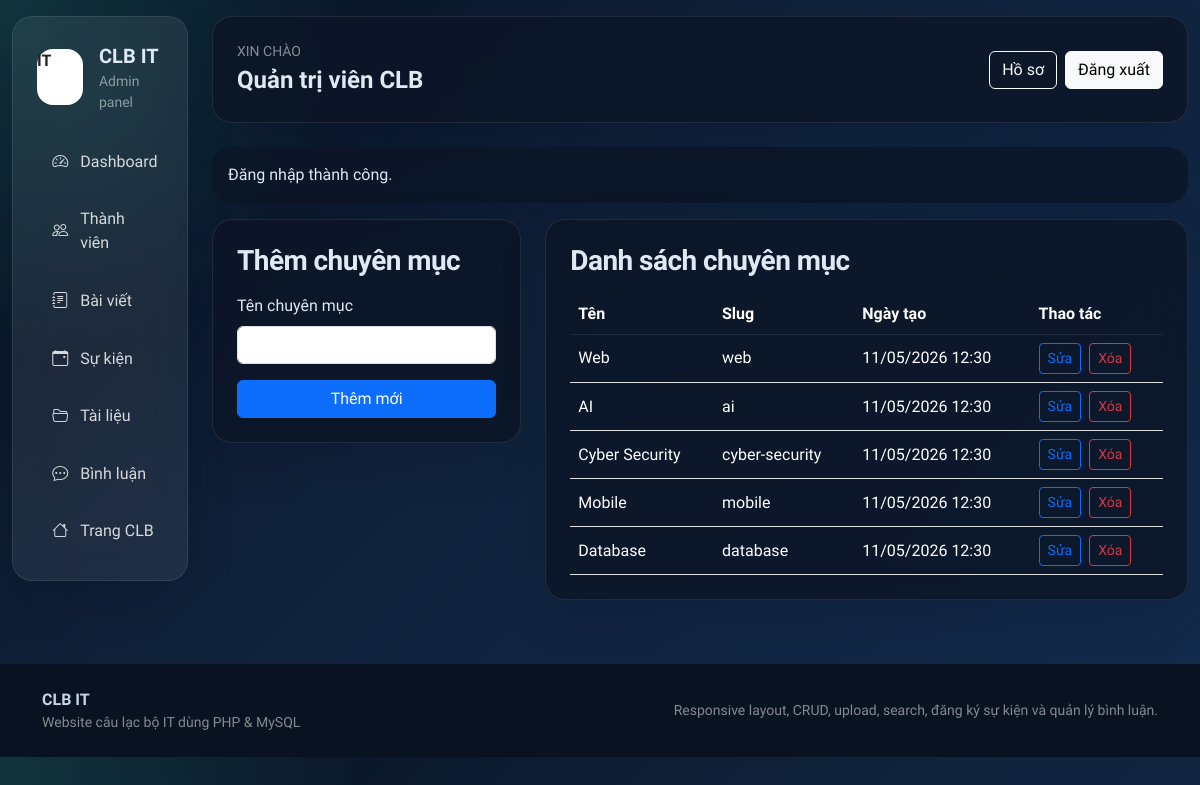
Screenshot of /admin/categories.php (signed in) with the database file from the repository.
### tables this page shows
CREATE TABLE users (
    id INT AUTO_INCREMENT PRIMARY KEY,
    fullname VARCHAR(100) NOT NULL,
    email VARCHAR(120) NOT NULL UNIQUE,
    password VARCHAR(255) NOT NULL,
    avatar VARCHAR(255) NULL,
    bio TEXT NULL,
    skills VARCHAR(255) NULL,
    role ENUM('admin', 'member') NOT NULL DEFAULT 'member',
    status ENUM('active', 'locked') NOT NULL DEFAULT 'active',
    created_at TIMESTAMP DEFAULT CURRENT_TIMESTAMP,
    updated_at TIMESTAMP DEFAULT CURRENT_TIMESTAMP ON UPDATE CURRENT_TIMESTAMP,
    INDEX idx_users_role_status (role, status)
);

CREATE TABLE categories (
    id INT AUTO_INCREMENT PRIMARY KEY,
    name VARCHAR(100) NOT NULL UNIQUE,
    slug VARCHAR(120) NOT NULL UNIQUE,
    created_at TIMESTAMP DEFAULT CURRENT_TIMESTAMP,
    updated_at TIMESTAMP DEFAULT CURRENT_TIMESTAMP ON UPDATE CURRENT_TIMESTAMP
);

### includes/functions.php (called while the page is built, shortened)
<?php
function e(?string $value): string
{
    return htmlspecialchars((string) $value, ENT_QUOTES, 'UTF-8');
}
function current_user_row(): ?array
{
    $stmt = db()->prepare('SELECT * FROM users WHERE id = :id LIMIT 1');
    $stmt->execute(['id' => (int) $_SESSION['user']['id']]);
    $user = $stmt->fetch();
    return $user;
}
function is_logged_in(): bool
{
    return current_user_row() !== null;
}
function current_user_name(): string
{
    $user = current_user_row();
    return $user ? (string) $user['fullname'] : 'Khách';
}
function flash_get(): ?array
{
    $flash = $_SESSION['flash'];
    return is_array($flash) ? $flash : null;
}
function format_datetime(?string $value): string
{
    return date('d/m/Y H:i', strtotime($value));
}

### config/database.php (called while the page is built, shortened)
<?php
function db(): PDO
{
    static $pdo = null;
    if ($pdo instanceof PDO) {
        return $pdo;
    }
    $dsn = 'mysql:host=' . DB_HOST . ';dbname=' . DB_NAME . ';charset=utf8mb4';
    $pdo = new PDO($dsn, DB_USER, DB_PASS, [
        PDO::ATTR_ERRMODE => PDO::ERRMODE_EXCEPTION,
        PDO::ATTR_DEFAULT_FETCH_MODE => PDO::FETCH_ASSOC,
        PDO::ATTR_EMULATE_PREPARES => false,
    ]);
    return $pdo;
}

### admin/categories.php (the view, shortened to what this page needs)
<?php
require_once __DIR__ . '/../config/database.php';
require_once __DIR__ . '/../includes/functions.php';
$pageLayout = 'admin';
$editCategory = null;
$categories = db()->query('SELECT * FROM categories ORDER BY created_at DESC')->fetchAll();
require_once __DIR__ . '/../includes/header.php';
?>
<div class="row g-4">
    <div class="col-lg-4">
        <div class="clubit-card p-4">
            <h3 class="section-title mb-3"><?php echo $editCategory ? 'Sửa chuyên mục' : 'Thêm chuyên mục'; ?></h3>
            <form method="post" class="row g-3">
                <div class="col-12">
                    <label class="form-label">Tên chuyên mục</label>
                    <input type="text" name="name" class="form-control" value="<?php echo e((string) ($editCategory['name'] ?? '')); ?>" required>
                </div>
                <div class="col-12 d-grid">
                    <button class="btn btn-primary"><?php echo $editCategory ? 'Cập nhật' : 'Thêm mới'; ?></button>
                </div>
            </form>
        </div>
    </div>
    <div class="col-lg-8">
        <div class="clubit-card p-4">
            <h3 class="section-title mb-3">Danh sách chuyên mục</h3>
            <div class="table-responsive">
                <table class="table table-clubit align-middle mb-0">
                    <thead>
                        <tr>
                            <th>Tên</th>
                            <th>Slug</th>
                            <th>Ngày tạo</th>
                            <th>Thao tác</th>
                        </tr>
                    </thead>
                    <tbody>
                        <?php foreach ($categories as $category): ?>
                            <tr>
                                <td><?php echo e($category['name']); ?></td>
                                <td><?php echo e($category['slug']); ?></td>
                                <td><?php echo e(format_datetime($category['created_at'])); ?></td>
                                <td class="d-flex gap-2 flex-wrap">
                                    <a class="btn btn-outline-primary btn-sm" href="?edit=<?php echo (int) $category['id']; ?>">Sửa</a>
                                    <form method="post" onsubmit="return confirm('Xóa chuyên mục này?');">
                                        <button class="btn btn-outline-danger btn-sm">Xóa</button>
                                    </form>
                                </td>
                            </tr>
                        <?php endforeach; ?>
                    </tbody>
                </table>
            </div>
        </div>
    </div>
</div>
<?php require_once __DIR__ . '/../includes/footer.php'; ?>

### includes/header.php (shortened to what this page needs)
<?php
require_once __DIR__ . '/../config/database.php';
require_once __DIR__ . '/functions.php';
$pageLayout = $pageLayout ?? 'public';
$flash = flash_get();
$bodyClass = is_logged_in() ? 'clubit-logged-in' : 'clubit-public';
?>
<!DOCTYPE html>
<html lang="vi">
<head>
    <link href="https://cdn.jsdelivr.net/npm/bootstrap@5.3.3/dist/css/bootstrap.min.css" rel="stylesheet">
    <link rel="stylesheet" href="https://cdn.jsdelivr.net/npm/bootstrap-icons@1.11.3/font/bootstrap-icons.min.css">
    <link rel="stylesheet" href="<?php echo e(BASE_URL); ?>/assets/css/app.css">
</head>
<body class="<?php echo e($bodyClass); ?>">
<?php if ($pageLayout === 'admin'): ?>
<div class="container-fluid py-3">
    <div class="row g-4">
        <div class="col-lg-3 col-xl-2">
            <div class="sidebar-shell">
                <div class="sidebar-glass p-3 p-lg-4">
                    <div class="d-flex align-items-center gap-3 mb-4">
                        <div class="rounded-4 bg-white text-dark fw-bold d-grid place-items-center" style="width:56px;height:56px;">IT</div>
                        <div>
                            <div class="fw-bold fs-5"><?php echo e(APP_NAME); ?></div>
                            <div class="small text-white-50">Admin panel</div>
                        </div>
                    </div>
                    <div class="d-grid gap-2">
                        <a href="<?php echo e(BASE_URL); ?>/admin/index.php" class="sidebar-link"><i class="bi bi-speedometer2"></i> Dashboard</a>
                        <a href="<?php echo e(BASE_URL); ?>/admin/users.php" class="sidebar-link"><i class="bi bi-people"></i> Thành viên</a>
                        <a href="<?php echo e(BASE_URL); ?>/admin/posts.php" class="sidebar-link"><i class="bi bi-journal-text"></i> Bài viết</a>
                        <a href="<?php echo e(BASE_URL); ?>/admin/events.php" class="sidebar-link"><i class="bi bi-calendar-event"></i> Sự kiện</a>
                        <a href="<?php echo e(BASE_URL); ?>/admin/documents.php" class="sidebar-link"><i class="bi bi-folder2-open"></i> Tài liệu</a>
                        <a href="<?php echo e(BASE_URL); ?>/admin/comments.php" class="sidebar-link"><i class="bi bi-chat-dots"></i> Bình luận</a>
                        <a href="<?php echo e(BASE_URL); ?>/index.php" class="sidebar-link"><i class="bi bi-house"></i> Trang CLB</a>
                    </div>
                </div>
            </div>
        </div>
        <div class="col-lg-9 col-xl-10">
            <div class="clubit-panel p-3 p-lg-4 mb-4 d-flex flex-column flex-lg-row gap-3 justify-content-between align-items-lg-center">
                <div>
                    <div class="text-uppercase text-white-50 small">Xin chào</div>
                    <div class="fs-4 fw-bold"><?php echo e(current_user_name()); ?></div>
                </div>
                <div class="d-flex gap-2 flex-wrap">
                    <a href="<?php echo e(BASE_URL); ?>/profile.php" class="btn btn-outline-light">Hồ sơ</a>
                    <a href="<?php echo e(BASE_URL); ?>/logout.php" class="btn btn-light">Đăng xuất</a>
                </div>
            </div>
            <?php if ($flash): ?>
                <div class="alert alert-<?php echo e($flash['type'] === 'error' ? 'danger' : 'success'); ?> clubit-card border-0">
                    <?php echo e((string) $flash['message']); ?>
                </div>
            <?php endif; ?>
<?php endif; ?>

### assets/css/app.css (style rules this page uses)
:root { --clubit-bg: #08111f; --clubit-surface: rgba(12, 21, 39, 0.84); --clubit-card: rgba(255, 255, 255, 0.94); --clubit-accent: #36c2b4; --clubit-accent-2: #1d4ed8; --clubit-text: #dfe8f3; --clubit-muted: #93a4ba; --clubit-border: rgba(255, 255, 255, 0.09); }
* { box-sizing: border-box; }
body { font-family: 'Be Vietnam Pro', sans-serif; background: radial-gradient(circle at top left, rgba(54, 194, 180, 0.18), transparent 28%), radial-gradient(circle at top right, rgba(29, 78, 216, 0.18), transparent 30%), linear-gradient(180deg, #f6fbff 0%, #eef4fb 36%, #e8eef8 100%); color: #0f172a; }
body.clubit-logged-in { background: radial-gradient(circle at top left, rgba(54, 194, 180, 0.2), transparent 25%), linear-gradient(135deg, #07111f 0%, #10213a 42%, #132b4d 100%); color: var(--clubit-text); }
.navbar-glass, .clubit-card, .clubit-panel, .sidebar-glass { backdrop-filter: blur(18px); border: 1px solid var(--clubit-border); box-shadow: 0 18px 50px rgba(2, 8, 23, 0.12); }
.clubit-card, .clubit-panel { background: var(--clubit-card); border-radius: 1.25rem; }
body.clubit-logged-in .clubit-card, body.clubit-logged-in .clubit-panel { background: rgba(12, 21, 39, 0.82); color: var(--clubit-text); }
.section-title { font-weight: 700; letter-spacing: -0.02em; }
.sidebar-shell { position: sticky; top: 1rem; }
.sidebar-glass { background: rgba(255, 255, 255, 0.07); border-radius: 1.25rem; color: var(--clubit-text); }
.sidebar-link { display: flex; align-items: center; gap: 0.75rem; padding: 0.8rem 0.95rem; border-radius: 0.95rem; color: rgba(255, 255, 255, 0.82); text-decoration: none; transition: all 0.18s ease; }
.table-clubit { --bs-table-bg: transparent; color: inherit; }
.table-clubit thead th { color: white !important; border-bottom-color: rgba(255, 255, 255, 0.08); }
.table-clubit tbody td { color: white !important; }
body.clubit-logged-in .table-clubit tbody tr td { color: white !important; }
body.clubit-logged-in .table-clubit thead th { color: white !important; }

### rows the page displays
users: fullname "Quản trị viên CLB"
categories: name "Web", slug "web", created_at "11/05/2026 12:30"
categories: name "AI", slug "ai", created_at "11/05/2026 12:30"
categories: name "Cyber Security", slug "cyber-security", created_at "11/05/2026 12:30"
categories: name "Mobile", slug "mobile", created_at "11/05/2026 12:30"
categories: name "Database", slug "database", created_at "11/05/2026 12:30"

### other values shown
APP_NAME "CLB IT"
$flash['message'] "Đăng nhập thành công."
